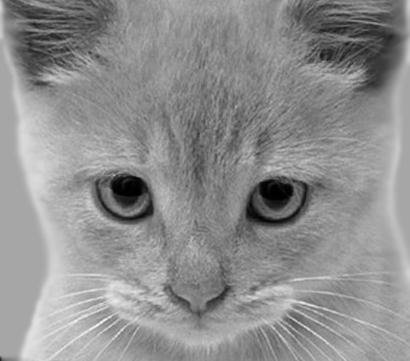
#> input picture cat_gray.jpg, 410 x 361 px, found by its file name
$ jupyter execute --allow-errors 'Beauty_and_the_Blur (1).ipynb'
#> lines starting #> are read from the running program, lines starting #| are printed output that depends on the picture
[cell 1]
import numpy as np
import matplotlib.pyplot as plt
from PIL import Image

cat = Image.open('/content/cat_gray.jpg').convert('L')
#> cat is the input picture: PIL image 410x361 L; min 0, max 254, mean 142.9
dog = Image.open('/content/dog_gray.jpg').convert('L')
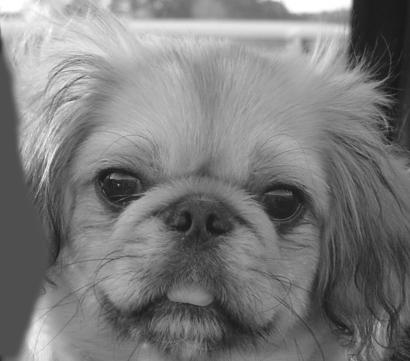
#> input picture dog_gray.jpg, 410 x 361 px, found by its file name
#> dog is the input picture: PIL image 410x361 L; min 17, max 255, mean 123.6
cat_array = np.array(cat, dtype=float)
dog_array = np.array(dog, dtype=float)
print("Cat image shape:", cat_array.shape)
#| Cat image shape: (361, 410)

[cell 2]
from numpy.fft import fft2
Fft_cat = fft2(cat_array)         # 2D DFT of cat image
mag_cat = np.abs(Fft_cat)         # Magnitude spectrum (linear)

[cell 3]
mag_cat_log = 20 * np.log10(mag_cat)
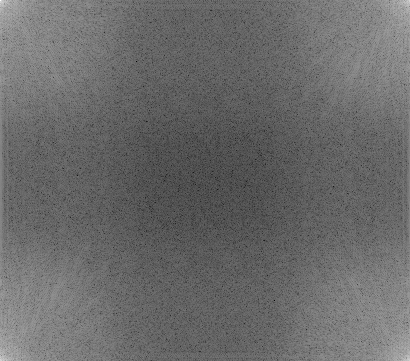
#> mag_cat_log: shape (361, 410) float64; min -2.44, max 146.5, mean 59.8; drawn with min black and max white

[cell 4]
plt.figure(figsize=(12,5))

# Linear magnitude spectrum
plt.subplot(1, 2, 1)
plt.imshow(mag_cat, cmap='gray')
plt.title('Magnitude Spectrum (Linear)')
plt.colorbar()

# Log magnitude spectrum
plt.subplot(1, 2, 2)
plt.imshow(mag_cat_log, cmap='gray')
plt.title('Magnitude Spectrum (Log, dB)')
plt.colorbar()

plt.tight_layout()
plt.show()
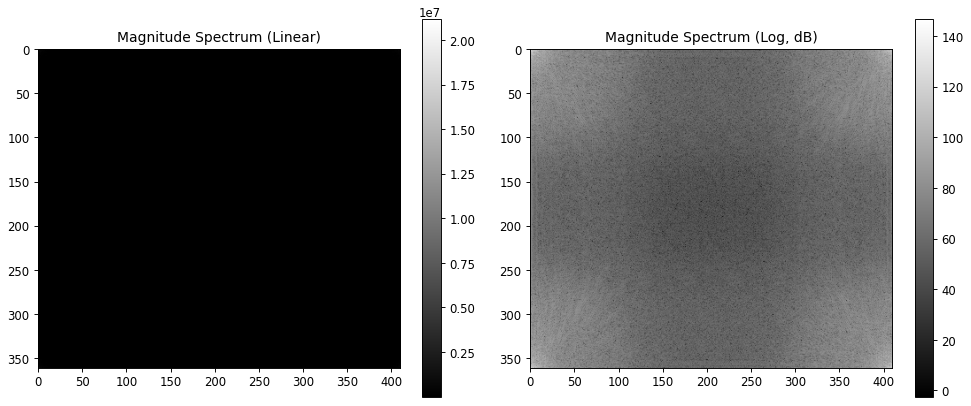
#> figure drawn by matplotlib, 4 panels

[cell 5]
from numpy.fft import fftshift
#> (the rest of this cell did not finish here and is left out)

[cell 6]
plt.figure(figsize=(12,5))

# Linear magnitude spectrum
plt.subplot(1, 2, 1)
#> (the rest of this cell did not finish here and is left out)

[cell 7]
cat_rot = dog.rotate(90, expand=True)      # Rotate 90 degrees CCW
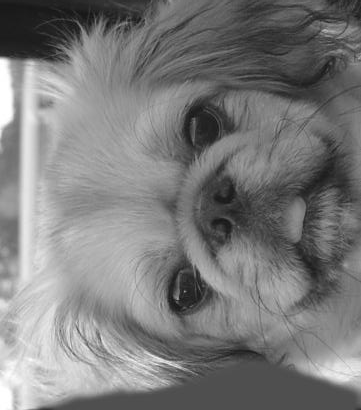
#> cat_rot: PIL image 361x410 L; min 17, max 255, mean 123.6
cat_rot_array = np.array(cat_rot, dtype=float)
F_cat_rot = fft2(cat_rot_array)

mag_cat_rot = np.abs(F_cat_rot)
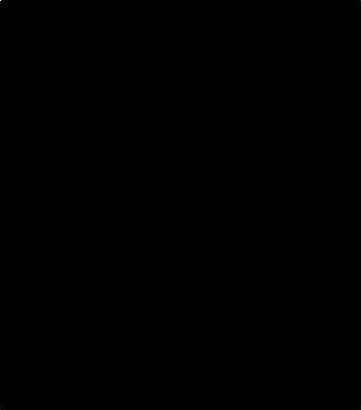
#> mag_cat_rot: shape (410, 361) float64; min 0.897, max 18288302, mean 3250.9; drawn with min black and max white
mag_cat_rot_log = 20 * np.log10(mag_cat_rot)
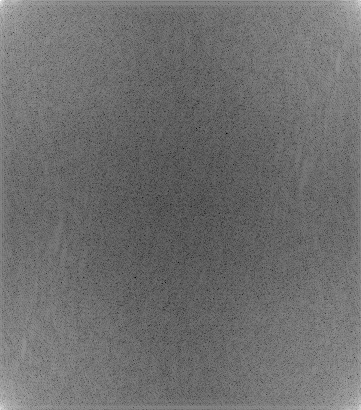
#> mag_cat_rot_log: shape (410, 361) float64; min -0.949, max 145.2, mean 62.4; drawn with min black and max white

[cell 8]
plt.figure(figsize=(12,5))

# Linear magnitude spectrum
plt.subplot(1, 2, 1)
plt.imshow(mag_cat_rot ,cmap='gray')
plt.title('Magnitude Spectrum (Linear)')
plt.colorbar()

# Log magnitude spectrum
plt.subplot(1, 2, 2)
plt.imshow(mag_cat_rot_log, cmap='gray')
plt.title('Magnitude Spectrum (Log, dB)')
plt.colorbar()

plt.tight_layout()
plt.show()
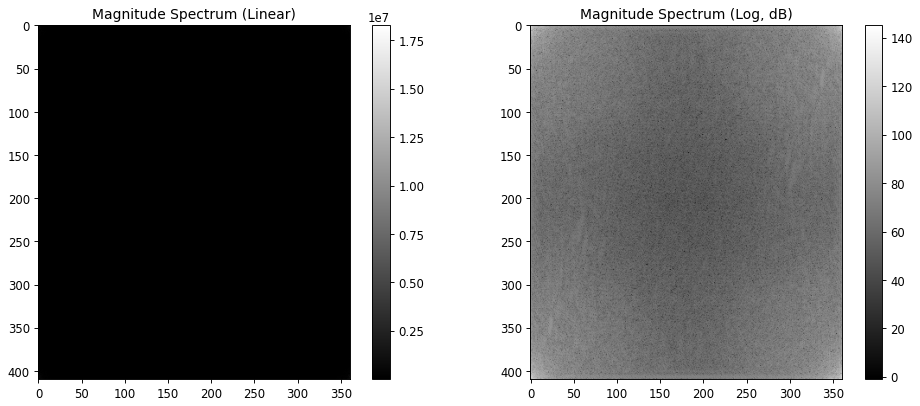
#> figure drawn by matplotlib, 4 panels

[cell 9]
F_cat_rot_shifted = fftshift(F_cat_rot)
mag_cat_rot_shifted = np.abs(F_cat_rot_shifted)
mag_cat_rot_log_shifted = 20 * np.log10(mag_cat_rot_shifted)
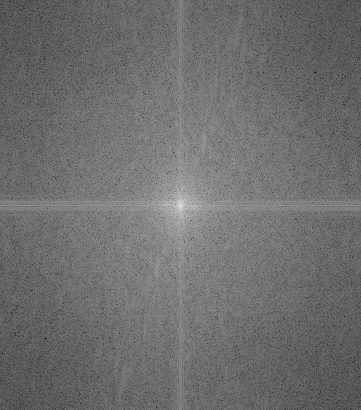
#> mag_cat_rot_log_shifted: shape (410, 361) float64; min -0.949, max 145.2, mean 62.4; drawn with min black and max white

[cell 10]
plt.figure(figsize=(12,5))

# Linear magnitude spectrum
plt.subplot(1, 2, 1)
plt.imshow(mag_cat_rot_shifted ,cmap='gray')
plt.title('Magnitude Spectrum (Linear)')
plt.colorbar()

# Log magnitude spectrum
plt.subplot(1, 2, 2)
plt.imshow(mag_cat_rot_log_shifted, cmap='gray')
plt.title('Magnitude Spectrum (Log, dB)')
plt.colorbar()

plt.tight_layout()
plt.show()
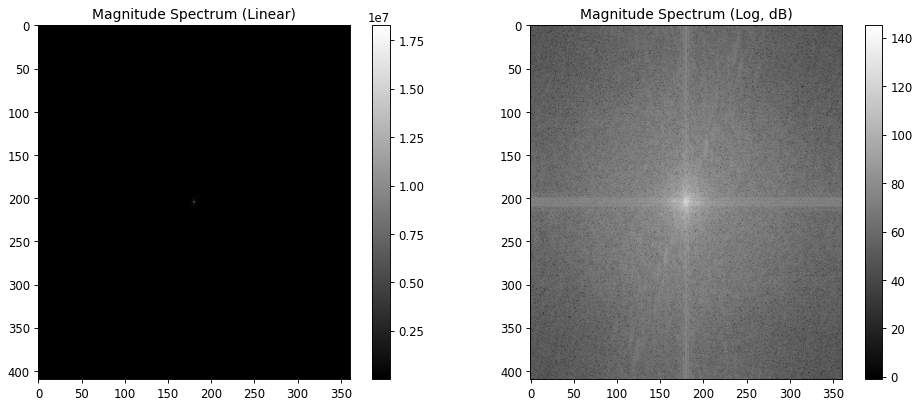
#> figure drawn by matplotlib, 4 panels
